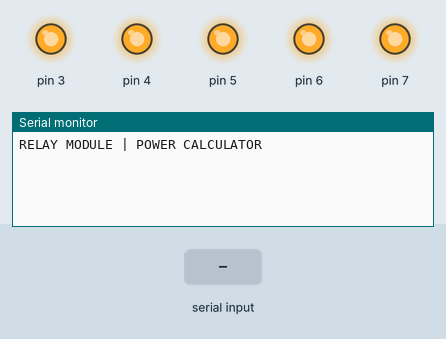
Recording of a program running on a simulated Arduino Nano, built with avr-gcc and run on an emulated ATmega328P. Parts: output pins drawn as LEDs (lit = HIGH), the last lines printed to the serial monitor. Inputs (shaded band) come from the test bench.

Above: at 1.2 s.
1.3 s: "RELAY;1\n" received over Serial
At 2.5 s:
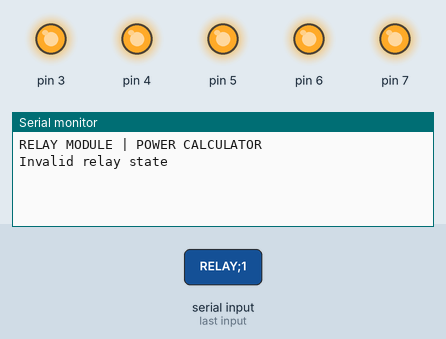
2.8 s: byte 10 ('\n') received over Serial
At 3.7 s:
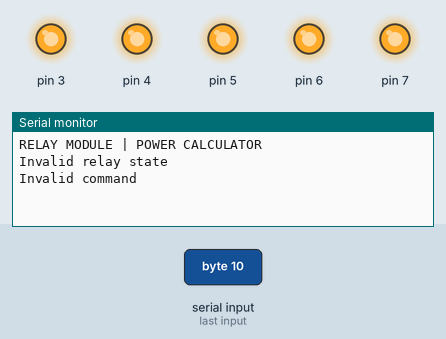
4.3 s: "RELAY;150\n" received over Serial
At 5.2 s:
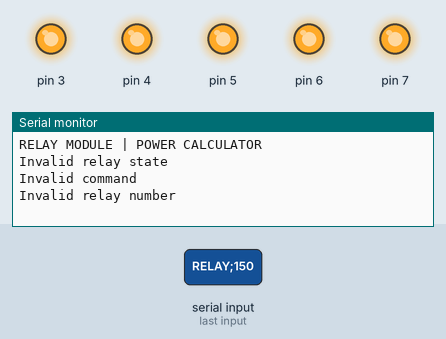

The program:

main.cpp
```cpp
#include <Arduino.h>
#include "relay.hpp"
#include "command_parser.hpp"


void setup() {
	Serial.begin(9600);
	Serial.println("RELAY MODULE | POWER CALCULATOR");

	setupRelays();

	commandHandlers[0] = parseRelayCommand;

}

void loop() {
	GetSerialInput();
}
```

command_parser.hpp
```cpp
#include <Arduino.h>

// Command handlers
typedef int (*CommandHandler)(char*);
extern CommandHandler commandHandlers[32];
extern int commandHandlerCount;

// Function declarations
void CheckCommands(CommandHandler* handlers, int handlerCount, char* command);
void GetSerialInput();
```

relay.hpp
```cpp
#include <Arduino.h>

extern int relayPins[];
extern int relayCount;

#define RELAY_OFF HIGH
#define RELAY_ON LOW

void setupRelays();

/*Expected command format: RELAY;{relay number};{ON/OFF}
RELAY;1;ON
RELAY;1;OFF
RELAY;2;ON
RELAY;2;OFF
*/
int parseRelayCommand(char* command);
```

command_parser.cpp
```cpp
#include <Arduino.h>

// Command handlers
typedef int (*CommandHandler)(char*);
CommandHandler commandHandlers[32] = {0};
int commandHandlerCount = sizeof(commandHandlers) / sizeof(commandHandlers[0]);

void CheckCommands(CommandHandler* handlers, int handlerCount, char* command) {
    for (int i = 0; i < handlerCount; i++) {
        if (handlers[i] == NULL) {
            continue;
        }

        int result = handlers[i](command);
        if (result == 0) {
            return;
        }
    }
}

void GetSerialInput() {
    constexpr int inputBufferLength = 256;
    static char inputBuffer[inputBufferLength];
    static int bufferIndex = 0;

	if (!Serial.available()) {
		return;
	}

	char input = Serial.read();
	if (input == '\r') return;

	if (input == '\n') {
		inputBuffer[bufferIndex] = '\0';
		bufferIndex = 0;
        CheckCommands(commandHandlers, commandHandlerCount, inputBuffer);

	} else {
		inputBuffer[bufferIndex++] = input;
		if (bufferIndex >= inputBufferLength) {
			bufferIndex = 0;
		}
	}
}
```

relay.cpp
```cpp
#include <Arduino.h>

//Check platformio.ini for the correct pin numbers
int relayPins[] = {PIN_RELAY_1, PIN_RELAY_2, PIN_RELAY_3, PIN_RELAY_4};
int relayCount = sizeof(relayPins) / sizeof(relayPins[0]);

#define RELAY_OFF HIGH
#define RELAY_ON LOW

void setupRelays() {
    for (int i = 0; i < relayCount; i++) {
        pinMode(relayPins[i], OUTPUT);
        digitalWrite(relayPins[i], RELAY_OFF);
    }

    //Use the VCC pin to power the optocoupler on the relay module
    pinMode(PIN_RELAY_VCC, OUTPUT); digitalWrite(PIN_RELAY_VCC, HIGH);
}

int parseRelayCommand(char* command) {
    char buffer[256] = {0};
    strncpy(buffer, command, sizeof(buffer));

    //parse command
    char* token = strtok(buffer, ";");
    if (strcmp(token, "RELAY") != 0) {
        Serial.println("Invalid command");
        return -1;
    }

    token = strtok(NULL, ";");

    //use strol
    int relayNumber = strtol(token, NULL, 10);
    if (relayNumber < 1 || relayNumber > relayCount) {
        Serial.println("Invalid relay number");
        return -1;
    }

    token = strtok(NULL, ";");
    if (strcmp(token, "ON") == 0) {
        digitalWrite(relayPins[relayNumber - 1], RELAY_ON);
    } else if (strcmp(token, "OFF") == 0) {
        digitalWrite(relayPins[relayNumber - 1], RELAY_OFF);
    } else {
        Serial.println("Invalid relay state");
        return -1;
    }

    char state[16] = {0};
    strncpy(state, token, sizeof(state));

    sprintf(buffer, "Relay %d is %s", relayNumber, state);
    Serial.println(buffer);
    return 0;
}
```

Measured:
- after the input at 1.3 s, the serial monitor: prints a new line at once (image 1)
- after the input at 2.8 s, the serial monitor: prints a new line at once (image 2)
- after the input at 4.3 s, the serial monitor: prints a new line at once (image 3)
